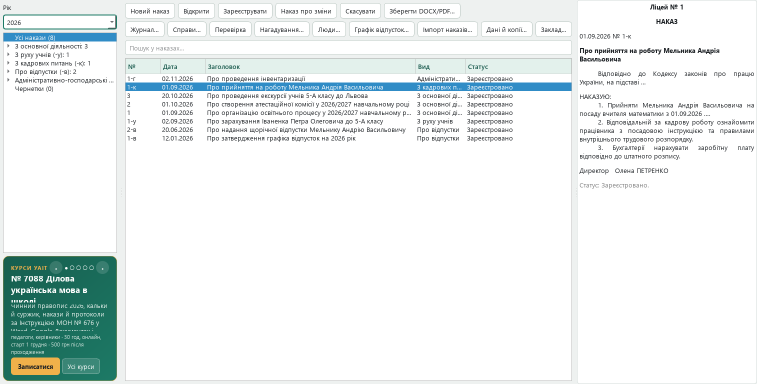
#> input picture promo/site/img/01_reiestr.png, 1514 x 768 px (shown at 1/2 size)
$ python -i geometry.py   (imports and definitions only)
#> lines starting #> are read from the running program, lines starting #| are printed output that depends on the picture; after the words box and inside, x2 and y2 are one past the last pixel; in counts of white or black regions, pixels touching at a corner belong together
"""Поворот, вирівнювання перекосу, кадрування, автокадрування."""

from __future__ import annotations

import numpy as np
from PIL import Image


# [43 lines left out: functions rotate, _edge_color, detect_skew, not called in this run]


def detect_orientation(img: Image.Image) -> int:
    """0 або 90: чи лежать рядки тексту вертикально (аркуш покладено боком).
    Порівнює «смугастість» горизонтального й вертикального профілів чорнила."""
    box = content_bbox(img)
    if box:                                   # лише сам аркуш, без тла кришки і з відступом від країв
        x0, y0, x1, y1 = box
        dx, dy = (x1 - x0) // 12, (y1 - y0) // 12
        img = img.crop((x0 + dx, y0 + dy, x1 - dx, y1 - dy))
    small = img.convert("L")
    scale = 800 / max(small.size)
    if scale < 1:
        small = small.resize((int(small.width * scale), int(small.height * scale)), Image.Resampling.BILINEAR)
    a = np.asarray(small, dtype=np.float32)
    ink = Image.fromarray(((a < a.mean() - a.std()) * 255).astype(np.uint8))

    def best_rows_score(im: Image.Image) -> float:
        # найкраща «смугастість» рядків серед кутів ±6° (перекіс не повинен заважати)
        best = 0.0
        for ang in np.arange(-6, 6.01, 0.5):
            prof = np.asarray(im.rotate(float(ang), expand=False), dtype=np.float32).sum(axis=1)
            best = max(best, float(np.var(prof) / (prof.mean() ** 2 + 1e-6)))
        return best

    horiz = best_rows_score(ink)
    vert = best_rows_score(ink.transpose(Image.Transpose.ROTATE_90))
    return 90 if vert > horiz * 1.3 else 0


def content_bbox(img: Image.Image, margin_px: int = 10) -> tuple[int, int, int, int] | None:
    """Межі вмісту документа (відкидає темне тло кришки сканера та порожні поля)."""
    a = np.asarray(img.convert("L"), dtype=np.int16)
    # Фон — найчастіший колір по краях
    border = np.concatenate([a[0], a[-1], a[:, 0], a[:, -1]])
    bg = int(np.median(border))
    diff = np.abs(a - bg) > 40
    rows = np.where(diff.mean(axis=1) > 0.005)[0]
    cols = np.where(diff.mean(axis=0) > 0.005)[0]
    if rows.size == 0 or cols.size == 0:
        return None
    x0 = max(0, cols[0] - margin_px)
    y0 = max(0, rows[0] - margin_px)
    x1 = min(img.width, cols[-1] + margin_px + 1)
    y1 = min(img.height, rows[-1] + margin_px + 1)
    if (x1 - x0) * (y1 - y0) < 0.05 * img.width * img.height:
        return None
    return int(x0), int(y0), int(x1), int(y1)


# [9 lines left out: function crop, not called in this run]

>>> from PIL import Image
>>> picture = Image.open('../../promo/site/img/01_reiestr.png')
#> picture is the input picture: PIL image 1514x768 RGB; mean R, G, B 234.9, 240.3, 239.9
>>> result = detect_orientation(picture)
#> in content_bbox, `a = np.asarray(img.convert("L"), dtype=np.int16)`:
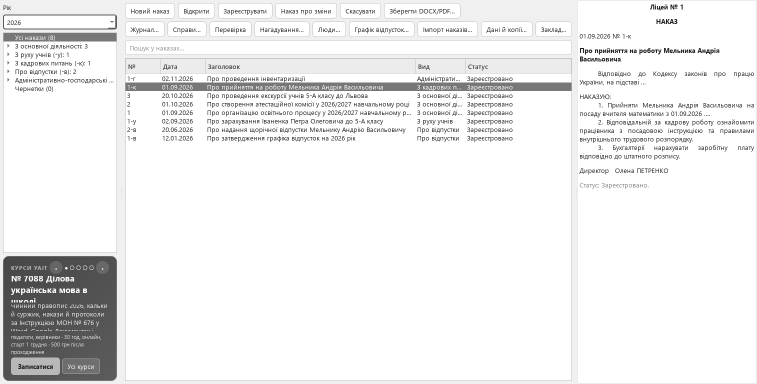
#> a: shape (768, 1514) int16 (shown at 1/2 size); min 30, max 255, mean 238.6
#> in content_bbox, `border = np.concatenate([a[0], a[-1], a[:, 0], a[:, -1]])`: border = 4564 values, max 240 at index 0, min 216 at index 1160, mean 232.3
#> in content_bbox, `bg = int(np.median(border))`: bg = 240
#> in content_bbox, `diff = np.abs(a - bg) > 40`:
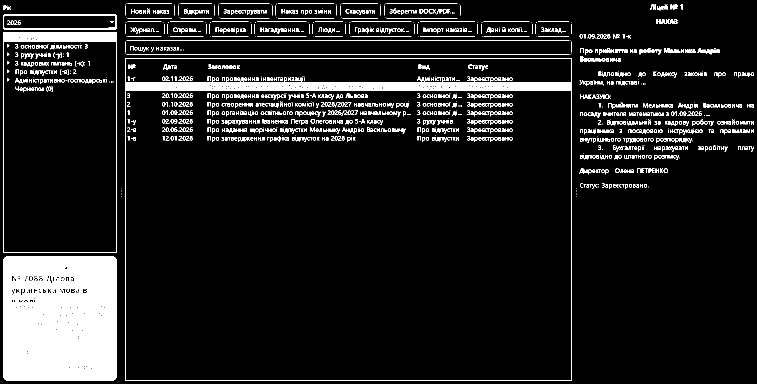
#> diff: shape (768, 1514) bool (shown at 1/2 size); 9.8% white; 1467 white regions (460 under 20 px), largest, box (x1, y1, x2, y2) and area: (6, 512, 234, 762) 53804, (250, 116, 1144, 762) 17067, (6, 65, 234, 506) 5012
#> in content_bbox, `rows = np.where(diff.mean(axis=1) > 0.005)[0]`: rows = 546 values from 6 to 761
#> in content_bbox, `cols = np.where(diff.mean(axis=0) > 0.005)[0]`: cols = 1466 values from 6 to 1507
#> in content_bbox, `x0 = max(0, cols[0] - margin_px)`: x0 = 0
#> in content_bbox, `x1 = min(img.width, cols[-1] + margin_px + 1)`: x1 = 1514
#> in content_bbox, `y1 = min(img.height, rows[-1] + margin_px + 1)`: y1 = 768
#> in detect_orientation, `box = content_bbox(img)`: box = (0, 0, 1514, 768)
#> in detect_orientation, `x0, y0, x1, y1 = box`: x0 = 0; x1 = 1514; y1 = 768
#> in detect_orientation, `dx, dy = (x1 - x0) // 12, (y1 - y0) // 12`: dx = 126; dy = 64
#> in detect_orientation, `img = img.crop((x0 + dx, y0 + dy, x1 - dx, y1 - dy))`:
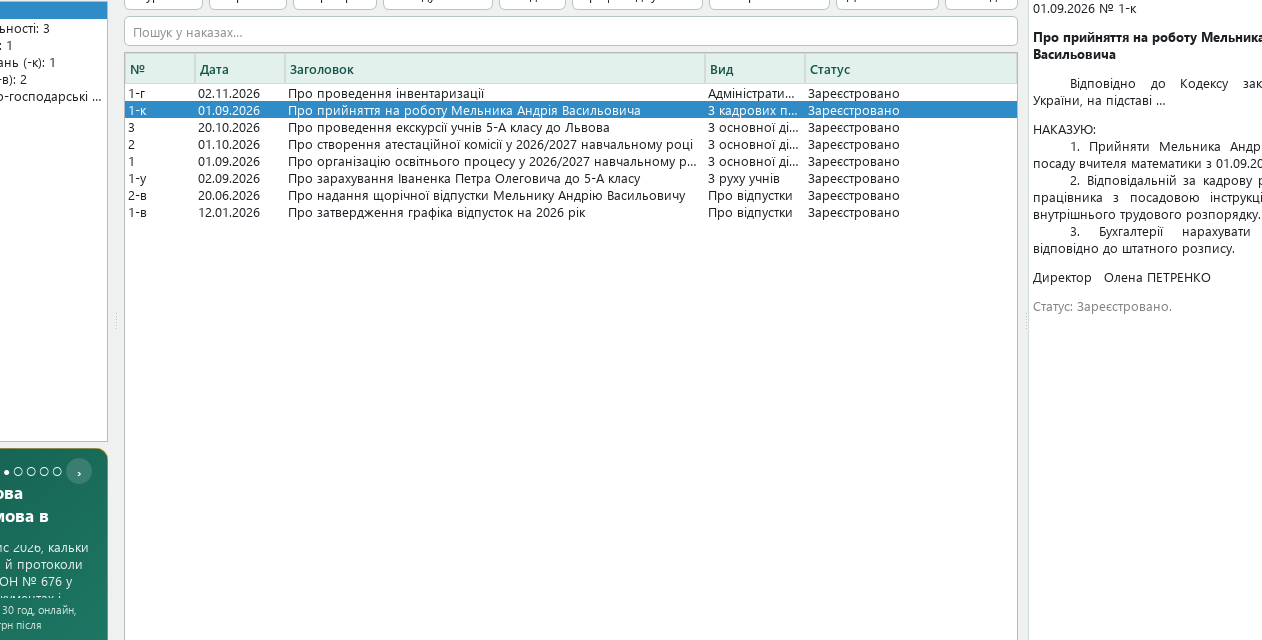
#> img: PIL image 1262x640 RGB; mean R, G, B 238.4, 242.9, 243.5
#> in detect_orientation, `small = img.convert("L")`:
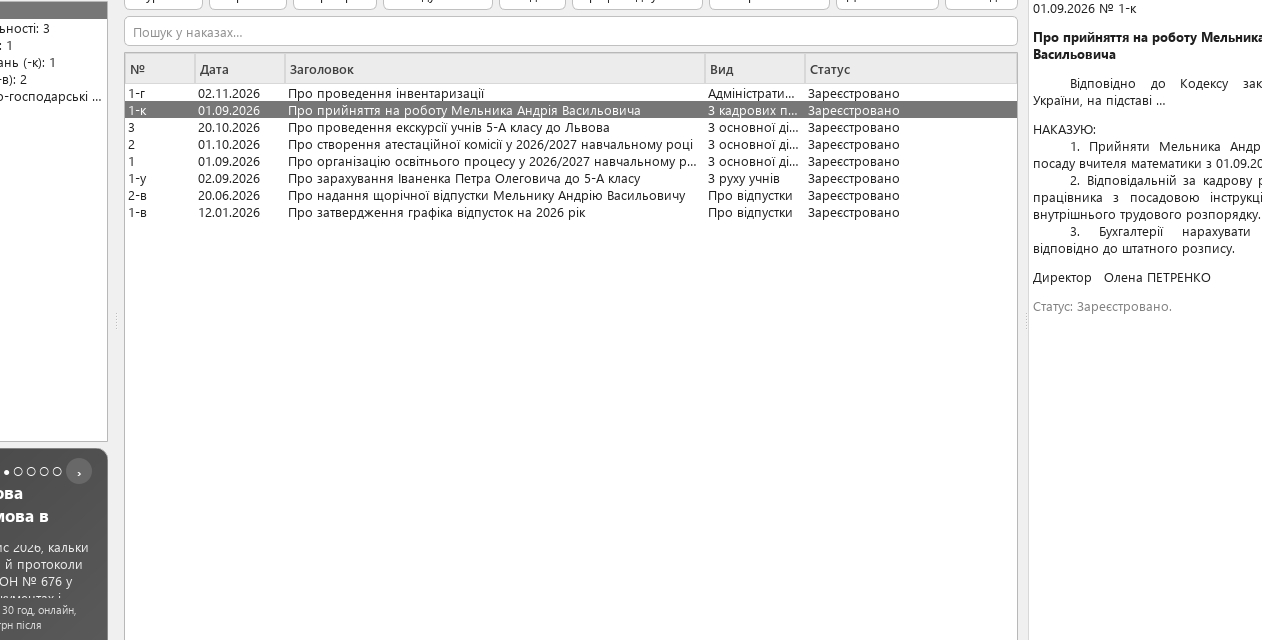
#> small: PIL image 1262x640 L; min 30, max 255, mean 241.6
#> in detect_orientation, `ink = Image.fromarray(((a < a.mean() - a.std()) * 255).astype(np.uint8))`:
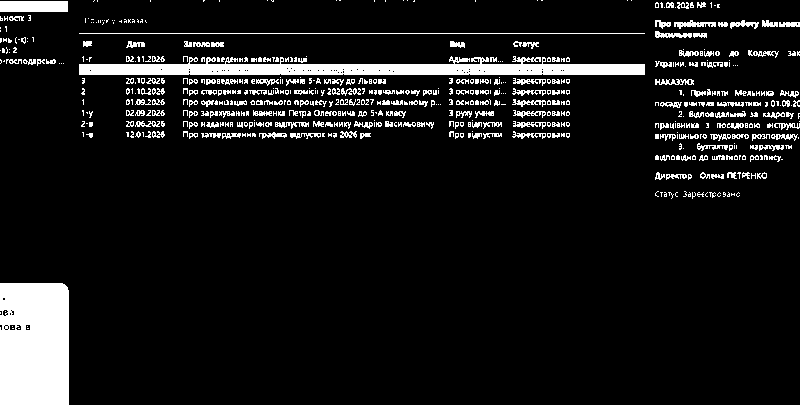
#> ink: PIL image 800x405 L; 9.1% white; 578 white regions (364 under 20 px), largest, box (x1, y1, x2, y2) and area: (0, 283, 69, 405) 8275, (79, 56, 645, 75) 6573, (0, 1, 68, 12) 748
#> the loop in best_rows_score, `for ang in np.arange(-6, 6.01, 0.5):` made 25 passes
#> best on passes 1 to 12: 0.821, 0.849, 0.901, 0.952, 0.981, 1, 1.07, 1.17, 1.31, 1.42, 1.57, 1.76
#> in detect_orientation, `horiz = best_rows_score(ink)`: horiz = 2.44
#> the loop in best_rows_score (call 2), `for ang in np.arange(-6, 6.01, 0.5):` made 25 passes
#> best on passes 1 to 12: 0.636, 0.643, 0.649, 0.651, 0.654, 0.658, 0.663, 0.673, 0.676, 0.698, 0.729, 0.767
#> in detect_orientation, `vert = best_rows_score(ink.transpose(Image.Transpose.ROTATE_90))`: vert = 0.787
#> result = 0

$ run again, on promo/site/img/02_shablon.png
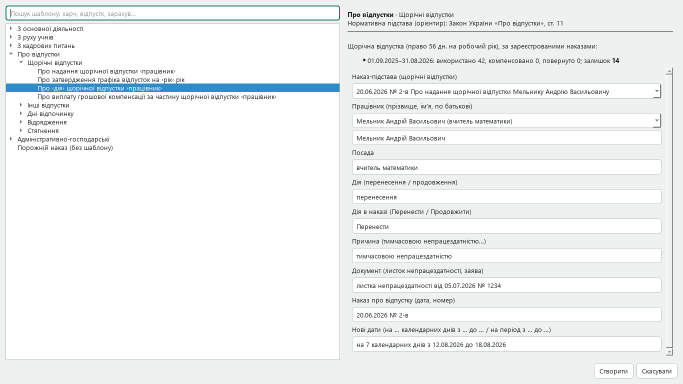
#> input picture promo/site/img/02_shablon.png, 1366 x 768 px (shown at 1/2 size)
#> picture is the input picture: PIL image 1366x768 RGB; mean R, G, B 240.3, 242.9, 243
#> border = 4268 values from 240 to 240
#> bg = 240
#> in content_bbox, `diff = np.abs(a - bg) > 40`:
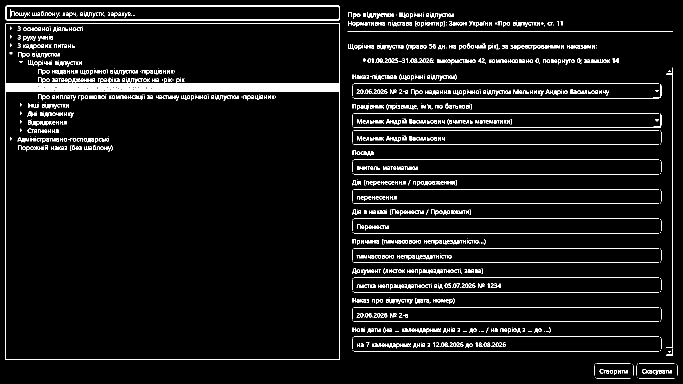
#> diff: shape (768, 1366) bool (shown at 1/2 size); 5.6% white in thin lines or dots
#> rows = 422 values from 11 to 756
#> cols = 1318 values from 11 to 1354
#> in content_bbox, `x0 = max(0, cols[0] - margin_px)`: x0 = 1
#> in content_bbox, `x1 = min(img.width, cols[-1] + margin_px + 1)`: x1 = 1365
#> in content_bbox, `y1 = min(img.height, rows[-1] + margin_px + 1)`: y1 = 767
#> box = (1, 1, 1365, 767)
#> in detect_orientation, `x0, y0, x1, y1 = box`: x0 = 1; x1 = 1365; y1 = 767
#> dx = 113; dy = 63
#> in detect_orientation, `ink = Image.fromarray(((a < a.mean() - a.std()) * 255).astype(np.uint8))`:
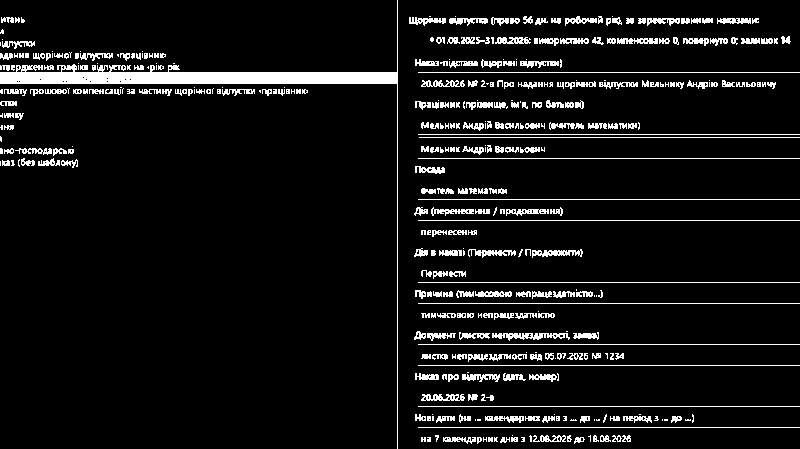
#> ink: PIL image 800x449 L; 7.6% white; 402 white regions (137 under 20 px), largest, box (x1, y1, x2, y2) and area: (0, 0, 398, 449) 5588, (418, 72, 800, 73) 382, (418, 134, 800, 135) 382
#> the loop in best_rows_score, `for ang in np.arange(-6, 6.01, 0.5):` made 25 passes
#> best on passes 1 to 8: 0.793, 0.846, 0.89, 0.925, 0.963, 1, 1.03, 1.1
#> horiz = 3.14
#> the loop in best_rows_score (call 2), `for ang in np.arange(-6, 6.01, 0.5):` made 25 passes
#> best on passes 1 to 8: 0.488, 0.49, 0.493, 0.496, 0.5, 0.503, 0.508, 0.516
#> vert = 0.733
#> result = 0

$ run again, on promo/site/img/03_hrupovyi.png
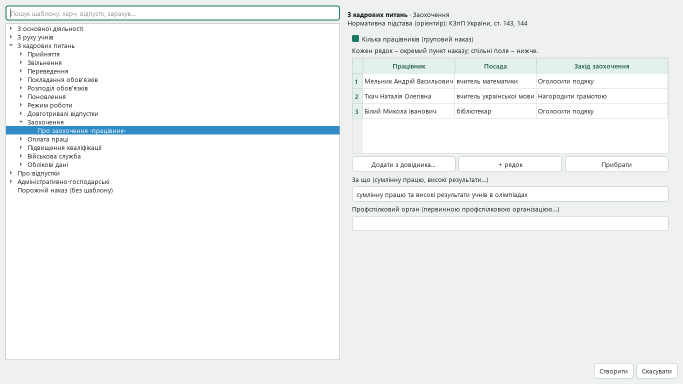
#> input picture promo/site/img/03_hrupovyi.png, 1366 x 768 px (shown at 1/2 size)
#> picture is the input picture: PIL image 1366x768 RGB; mean R, G, B 241.3, 244.1, 244.1
#> border = 4268 values from 240 to 240
#> bg = 240
#> in content_bbox, `diff = np.abs(a - bg) > 40`:
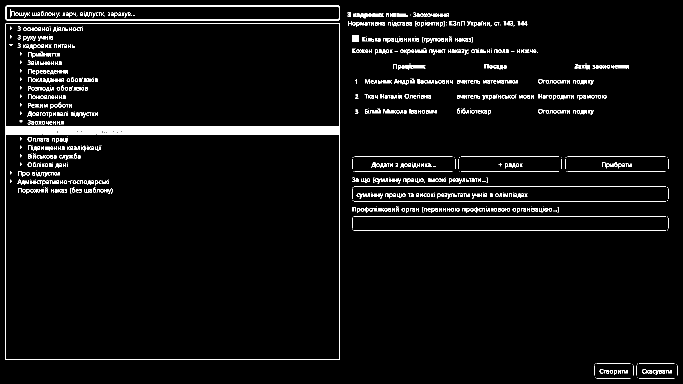
#> diff: shape (768, 1366) bool (shown at 1/2 size); 4% white; 950 white regions (308 under 20 px), largest, box (x1, y1, x2, y2) and area: (11, 47, 680, 720) 13648, (11, 11, 680, 41) 2780, (708, 373, 1332, 374) 624
#> rows = 324 values from 11 to 756
#> cols = 1316 values from 11 to 1354
#> in content_bbox, `x0 = max(0, cols[0] - margin_px)`: x0 = 1
#> in content_bbox, `x1 = min(img.width, cols[-1] + margin_px + 1)`: x1 = 1365
#> in content_bbox, `y1 = min(img.height, rows[-1] + margin_px + 1)`: y1 = 767
#> box = (1, 1, 1365, 767)
#> in detect_orientation, `x0, y0, x1, y1 = box`: x0 = 1; x1 = 1365; y1 = 767
#> dx = 113; dy = 63
#> in detect_orientation, `ink = Image.fromarray(((a < a.mean() - a.std()) * 255).astype(np.uint8))`:
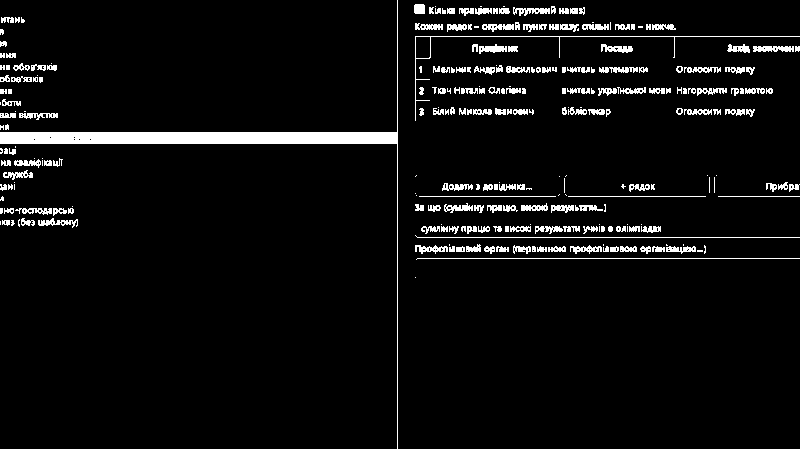
#> ink: PIL image 800x449 L; 5.3% white; 266 white regions (79 under 20 px), largest, box (x1, y1, x2, y2) and area: (0, 0, 398, 449) 5207, (415, 36, 800, 121) 576, (415, 235, 800, 238) 385
#> the loop in best_rows_score, `for ang in np.arange(-6, 6.01, 0.5):` made 25 passes
#> best on passes 1 to 8: 1.47, 1.52, 1.6, 1.68, 1.74, 1.77, 1.82, 1.97
#> horiz = 4.41
#> the loop in best_rows_score (call 2), `for ang in np.arange(-6, 6.01, 0.5):` made 25 passes
#> best on passes 1 to 8: 0.33, 0.33, 0.338, 0.338, 0.338, 0.341, 0.352, 0.36
#> vert = 0.806
#> result = 0

$ run again, on promo/site/img/04_redaktor.png
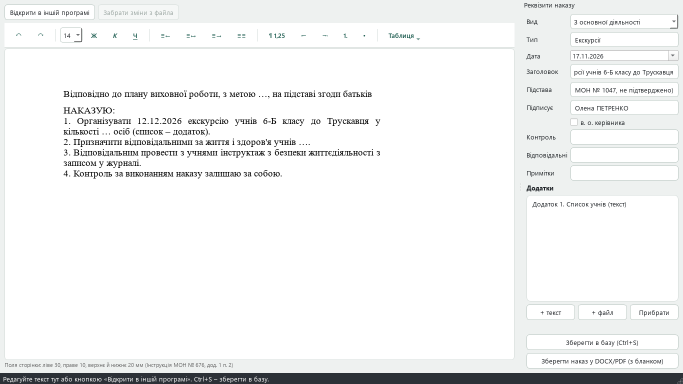
#> input picture promo/site/img/04_redaktor.png, 1366 x 768 px (shown at 1/2 size)
#> picture is the input picture: PIL image 1366x768 RGB; mean R, G, B 241.4, 242.2, 242.2
#> border = 4268 values, max 240 at index 0, min 48 at index 1366, mean 176.6
#> bg = 240
#> in content_bbox, `diff = np.abs(a - bg) > 40`:
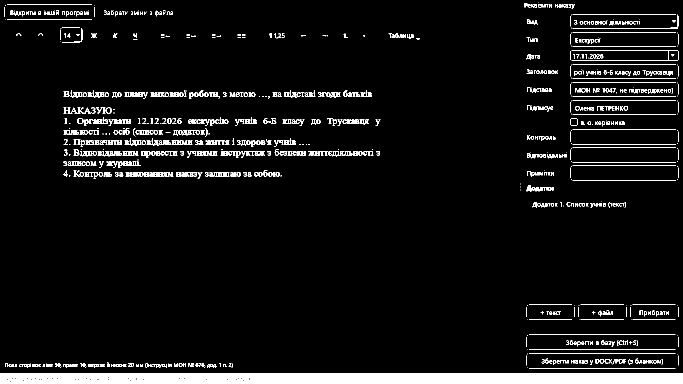
#> diff: shape (768, 1366) bool (shown at 1/2 size); 5.8% white; 813 white regions (284 under 20 px), largest, box (x1, y1, x2, y2) and area: (0, 746, 1366, 768) 29147, (1143, 100, 1357, 122) 465, (1145, 29, 1357, 58) 310
#> rows = 314 values from 8 to 767
#> cols = 1366 values from 0 to 1365
#> in content_bbox, `x0 = max(0, cols[0] - margin_px)`: x0 = 0
#> in content_bbox, `x1 = min(img.width, cols[-1] + margin_px + 1)`: x1 = 1366
#> in content_bbox, `y1 = min(img.height, rows[-1] + margin_px + 1)`: y1 = 768
#> box = (0, 0, 1366, 768)
#> in detect_orientation, `x0, y0, x1, y1 = box`: x0 = 0; x1 = 1366; y1 = 768
#> dx = 113; dy = 64
#> in detect_orientation, `ink = Image.fromarray(((a < a.mean() - a.std()) * 255).astype(np.uint8))`:
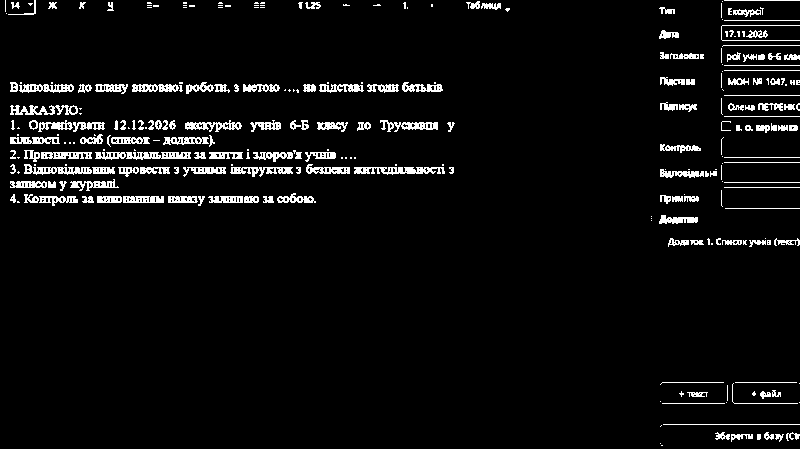
#> ink: PIL image 800x449 L; 4.9% white in thin lines or dots
#> the loop in best_rows_score, `for ang in np.arange(-6, 6.01, 0.5):` made 25 passes
#> best on passes 1 to 8: 1.57, 1.57, 1.57, 1.6, 1.6, 1.73, 1.85, 1.96
#> horiz = 3.74
#> the loop in best_rows_score (call 2), `for ang in np.arange(-6, 6.01, 0.5):` made 25 passes
#> best on passes 1 to 8: 0.57, 0.573, 0.573, 0.578, 0.579, 0.585, 0.594, 0.595
#> vert = 0.639
#> result = 0
